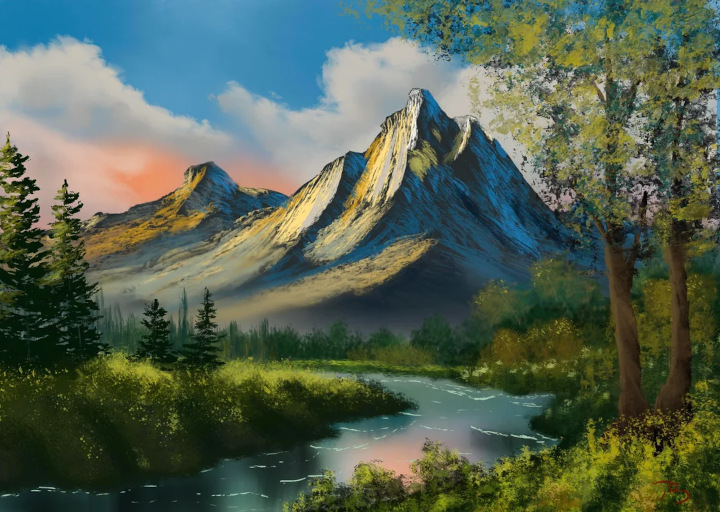
#> input picture notebooks/imgs/landscape_00.jpg, 720 x 512 px; its folder holds 3 pictures in this run
$ jupyter execute --allow-errors prototype.ipynb
#> lines starting #> are read from the running program, lines starting #| are printed output that depends on the picture; after the words box and inside, x2 and y2 are one past the last pixel; in counts of white or black regions, pixels touching at a corner belong together
# Prototype for Infinite Mural

## Setup

[cell 1]
# !pip install diffusers transformers accelerate safetensors torchvision --upgrade
# !pip install torch torchvision torchaudio --index-url https://download.pytorch.org/whl/cu124 --upgrade

[cell 2]
import gc
import numpy as np
import torch

from PIL import Image, ImageFilter

from torch.cuda import empty_cache

from diffusers import AutoPipelineForInpainting, ControlNetModel
from diffusers import DPMSolverMultistepScheduler, EulerDiscreteScheduler, UniPCMultistepScheduler
from diffusers import StableDiffusionControlNetPipeline as SDCNPipeline

[cell 3]
def clear_from_gpu(pipe):
  pipe = pipe.to("cpu")
  del pipe
  gc.collect()
  empty_cache()

## [Inpainting](https://huggingface.co/docs/diffusers/en/using-diffusers/inpaint)

Generate parts of an image.

#> (a cell that did not finish here is left out)

[cell 5]
KEEP_WIDTH = 256
KEEP_BLUR = 4
RESULT_SIZE = (1440, 512)

def create_input_background(keep_width=KEEP_WIDTH, size=RESULT_SIZE):
  img_in = Image.new("L", size)
  iw, ih = size
  img_in_pxs = [(i % iw >= keep_width) * 255 for i in range(iw * ih)]
  img_in.putdata(img_in_pxs)
  return img_in.convert("RGB")

def resize_by_height(src, height=RESULT_SIZE[1]):
  iw, ih = src.size
  nw = iw * height / ih
  return src.resize((nw, height))

def gen_mural(img, prompt, keep_width=KEEP_WIDTH, size=RESULT_SIZE, blur=KEEP_BLUR, n=4, label="mural"):
  img = resize_by_height(img.convert("RGB"), height=size[1])
  bgd = create_input_background(keep_width=keep_width, size=size)
  mask = create_input_background().filter(ImageFilter.GaussianBlur((blur, 0)))
  bgd_np = np.array(bgd)

  imgs = [img]
  mural_width = img.size[0]

  for i in range(n):
    bgd_np[:, :keep_width] = np.array(img)[:, -keep_width:]
    img_in = Image.fromarray(bgd_np)
    output = pipe(prompt=prompt, image=img_in, mask_image=mask, num_inference_steps=24, width=size[0], height=size[1])
    img_out_np = np.array(output.images[0])[:, keep_width:]
    img_out = Image.fromarray(img_out_np)
    mural_width += img_out.size[0]
    img_out.save(f"./imgs/{label}_{('0'+str(i))[-2:]}.jpg")
    img = img_out
    imgs.append(img)

  mural_np = np.zeros((size[1], mural_width, 3), dtype=np.uint8)
  cw = 0
  for im in imgs:
    mural_np[:, cw:cw + im.size[0]] = np.array(im)[:, :]
    cw += im.size[0]

  mural_out = Image.fromarray(mural_np)
  mural_out.save(f"./imgs/{label}.jpg")

  with open(f"./imgs/{label}.md", "w") as file:
    file.write("# Prototype for Infinite Mural\n\n")
    file.write(f"prompt = \"{prompt}\"\n")

### Run

[cell 6]
img = Image.open("./imgs/landscape_00.jpg")
#> img is the input picture: PIL image 720x512 RGB; mean R, G, B 84, 98.4, 81.6
prompt = "bob ross oil painting of nature landscape with trees, detailed brushstrokes, mountains, lake, rocks"
prompt = "bob ross oil painting of nature landscape with garbage, floods, volcano fire, trees on fire, barren burnt trees, detailed brushstrokes, mountains, sometimes a lake and rocks"
#> (the rest of this cell did not finish here and is left out)

#> in create_input_background, `img_in = Image.new("L", size)`: img_in: PIL image 1440x512 L; every value is 0
#> in create_input_background, `img_in.putdata(img_in_pxs)`:
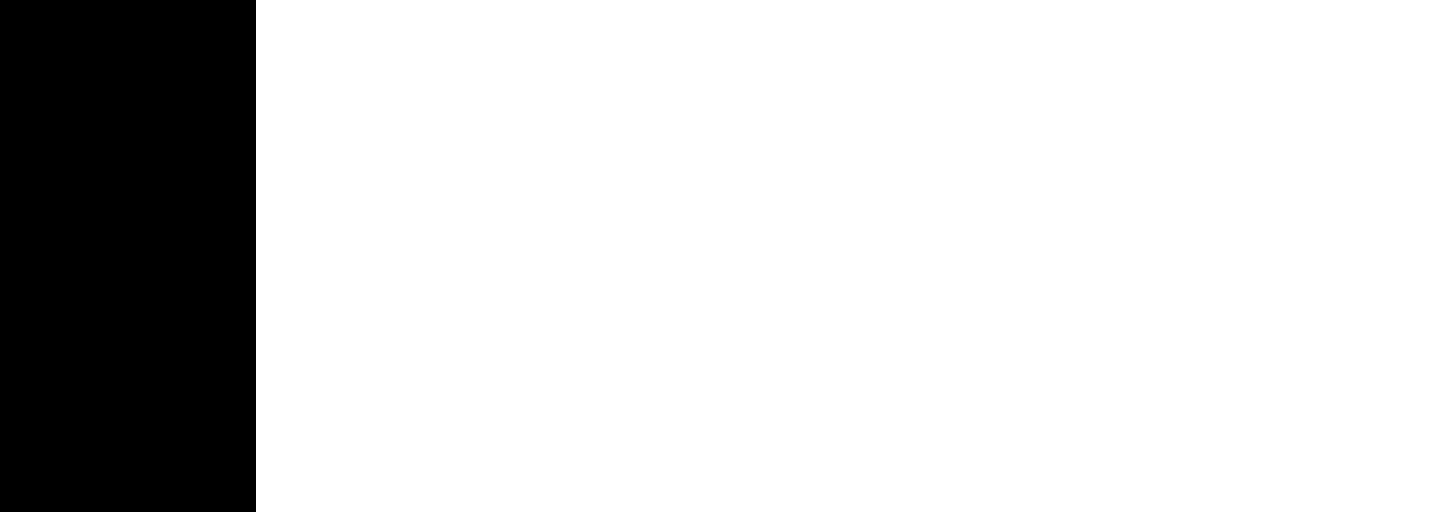
#> img_in: PIL image 1440x512 L; 82.2% white; 1 black region, box (x1, y1, x2, y2) and area: (0, 0, 256, 512) 131072
#> the loop in gen_mural, `for i in range(n):` made 1 pass
#> pass 1, in gen_mural, `img_in = Image.fromarray(bgd_np)`:
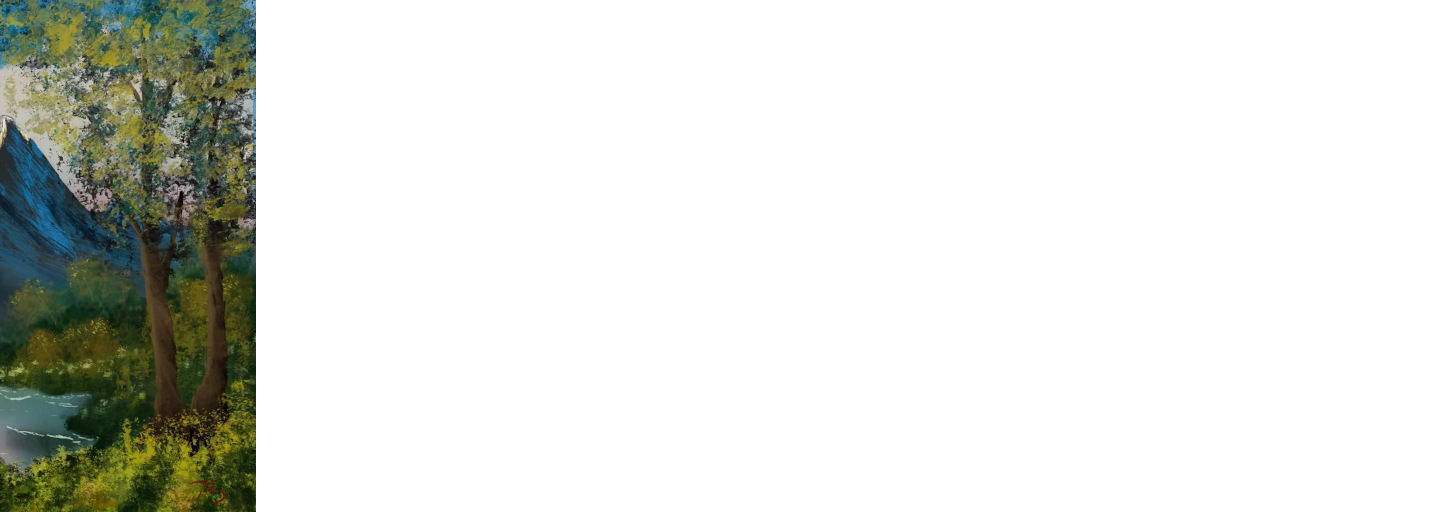
#> img_in: PIL image 1440x512 RGB; mean R, G, B 223.1, 225.1, 220.2
#> after the loop in gen_mural, `for i in range(n):`: imgs = 1 item; mural_width = 720

### Test

[cell 7]
img = resize_by_height(Image.open("./imgs/landscape_00.jpg").convert("RGB"))
bgd = create_input_background()
mask = create_input_background().filter(ImageFilter.GaussianBlur((KEEP_BLUR, 0)))
